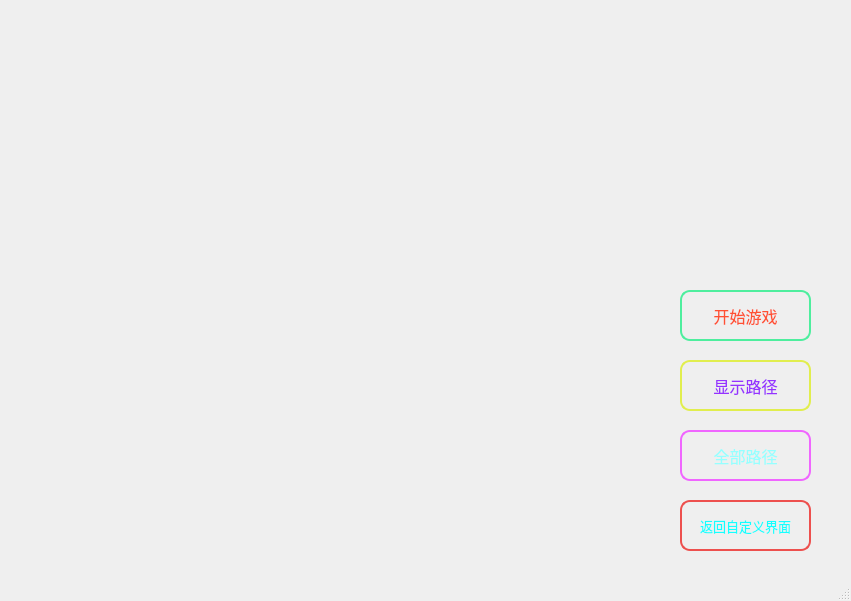
<?xml version="1.0" encoding="UTF-8"?>
<ui version="4.0">
 <class>DIYGame</class>
 <widget class="QMainWindow" name="DIYGame">
  <property name="geometry">
   <rect>
    <x>0</x>
    <y>0</y>
    <width>851</width>
    <height>601</height>
   </rect>
  </property>
  <property name="minimumSize">
   <size>
    <width>851</width>
    <height>601</height>
   </size>
  </property>
  <property name="maximumSize">
   <size>
    <width>851</width>
    <height>601</height>
   </size>
  </property>
  <property name="windowTitle">
   <string>MainWindow</string>
  </property>
  <widget class="QWidget" name="centralwidget">
   <widget class="QPushButton" name="showButton">
    <property name="geometry">
     <rect>
      <x>680</x>
      <y>360</y>
      <width>131</width>
      <height>51</height>
     </rect>
    </property>
    <property name="minimumSize">
     <size>
      <width>131</width>
      <height>51</height>
     </size>
    </property>
    <property name="maximumSize">
     <size>
      <width>131</width>
      <height>51</height>
     </size>
    </property>
    <property name="font">
     <font>
      <family>华文琥珀</family>
      <pointsize>12</pointsize>
     </font>
    </property>
    <property name="styleSheet">
     <string notr="true">color:rgb(150, 50, 255);
background:qlineargradient(spread:pad, x1:0, y1:0, x2:0, y2:1, 
stop:0 rgba(247, 250, 204, 255), 
stop:0.25 rgba(236, 243, 133, 255), 
stop:0.5 rgba(226, 237, 76, 255), 
stop:0.65 rgba(229, 239, 91, 255), 
stop:1 rgba(229, 233, 160, 255));
 border: 2px solid rgb(225,238,78);
 border-radius: 10px;</string>
    </property>
    <property name="text">
     <string>显示路径</string>
    </property>
   </widget>
   <widget class="QPushButton" name="returnButton">
    <property name="geometry">
     <rect>
      <x>680</x>
      <y>500</y>
      <width>131</width>
      <height>51</height>
     </rect>
    </property>
    <property name="minimumSize">
     <size>
      <width>131</width>
      <height>51</height>
     </size>
    </property>
    <property name="maximumSize">
     <size>
      <width>131</width>
      <height>51</height>
     </size>
    </property>
    <property name="font">
     <font>
      <family>华文琥珀</family>
      <pointsize>10</pointsize>
     </font>
    </property>
    <property name="styleSheet">
     <string notr="true">color:rgb(20, 255, 255);
background:qlineargradient(spread:pad, x1:0, y1:0, x2:0, y2:1, 
stop:0 rgba(249, 202, 201, 255), /*第1个颜色值*/
stop:0.25 rgba(242, 126, 126, 255), /*第2个颜色值*/
stop:0.5 rgba(237, 78, 78, 255), /*第3个颜色值*/
stop:0.65 rgba(238, 89, 89, 255), /*第4个颜色值*/
stop:1 rgba(247, 175, 175, 255));/*第5个颜色值*/
border: 2px solid rgb(237,80,78);/*边框颜色值*/
 border-radius: 10px;</string>
    </property>
    <property name="text">
     <string>返回自定义界面</string>
    </property>
   </widget>
   <widget class="QPushButton" name="startButton">
    <property name="geometry">
     <rect>
      <x>680</x>
      <y>290</y>
      <width>131</width>
      <height>51</height>
     </rect>
    </property>
    <property name="minimumSize">
     <size>
      <width>131</width>
      <height>51</height>
     </size>
    </property>
    <property name="maximumSize">
     <size>
      <width>131</width>
      <height>51</height>
     </size>
    </property>
    <property name="font">
     <font>
      <family>华文琥珀</family>
      <pointsize>12</pointsize>
     </font>
    </property>
    <property name="styleSheet">
     <string notr="true">color:rgb(255, 80, 50);
background:qlineargradient(spread:pad, x1:0, y1:0, x2:0, y2:1, 
stop:0 rgba(204, 250, 227, 255), /*第1个颜色值*/
stop:0.25 rgba(126, 242, 185, 255), /*第2个颜色值*/
stop:0.5 rgba(76, 237, 157, 255), /*第3个颜色值*/
stop:0.65 rgba(91, 239, 166, 255), /*第4个颜色值*/
stop:1 rgba(184, 248, 217, 255));/*第5个颜色值*/
border: 2px solid rgb(78,238,158);/*边框颜色值*/
border-radius: 10px;</string>
    </property>
    <property name="text">
     <string>开始游戏</string>
    </property>
   </widget>
   <widget class="QPushButton" name="allButton">
    <property name="geometry">
     <rect>
      <x>680</x>
      <y>430</y>
      <width>131</width>
      <height>51</height>
     </rect>
    </property>
    <property name="minimumSize">
     <size>
      <width>131</width>
      <height>51</height>
     </size>
    </property>
    <property name="maximumSize">
     <size>
      <width>131</width>
      <height>51</height>
     </size>
    </property>
    <property name="font">
     <font>
      <family>华文琥珀</family>
      <pointsize>12</pointsize>
     </font>
    </property>
    <property name="styleSheet">
     <string notr="true">color:rgb(150, 255, 255);
background:qlineargradient(spread:pad, x1:0, y1:0, x2:0, y2:1, 
stop:0 rgba(250, 204, 246, 255), /*第1个颜色值*/
stop:0.25 rgba(243, 144, 236, 255), /*第2个颜色值*/
stop:0.5 rgba(238, 81, 223, 255), /*第3个颜色值*/
stop:0.65 rgba(239, 92, 225, 255), /*第4个颜色值*/
stop:1 rgba(249, 186, 243, 255));/*第5个颜色值*/
border: 2px solid rgb(240,102,255);/*边框颜色值*/
 border-radius: 10px;</string>
    </property>
    <property name="text">
     <string>全部路径</string>
    </property>
   </widget>
  </widget>
  <widget class="QMenuBar" name="menubar">
   <property name="geometry">
    <rect>
     <x>0</x>
     <y>0</y>
     <width>851</width>
     <height>25</height>
    </rect>
   </property>
  </widget>
  <widget class="QStatusBar" name="statusbar"/>
 </widget>
 <resources/>
 <connections/>
</ui>
